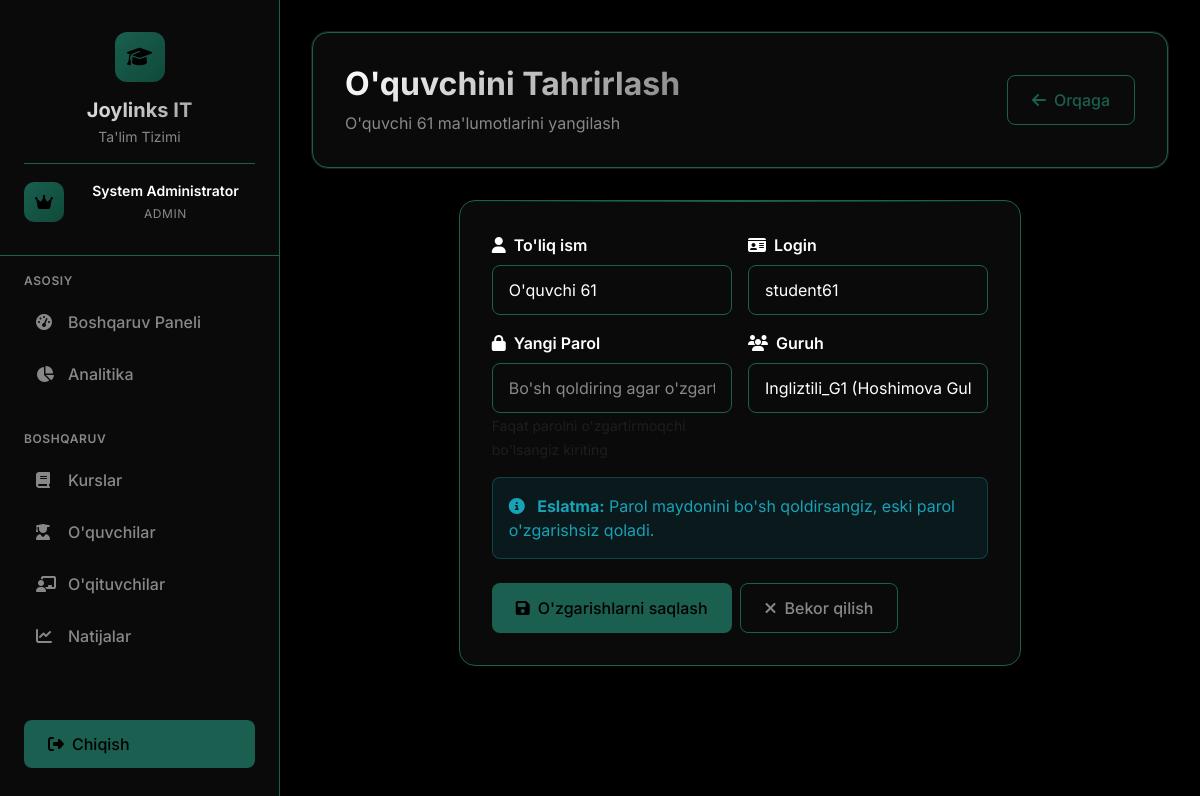
Page /admin/students/edit/61 (signed in) on the earlier database version.
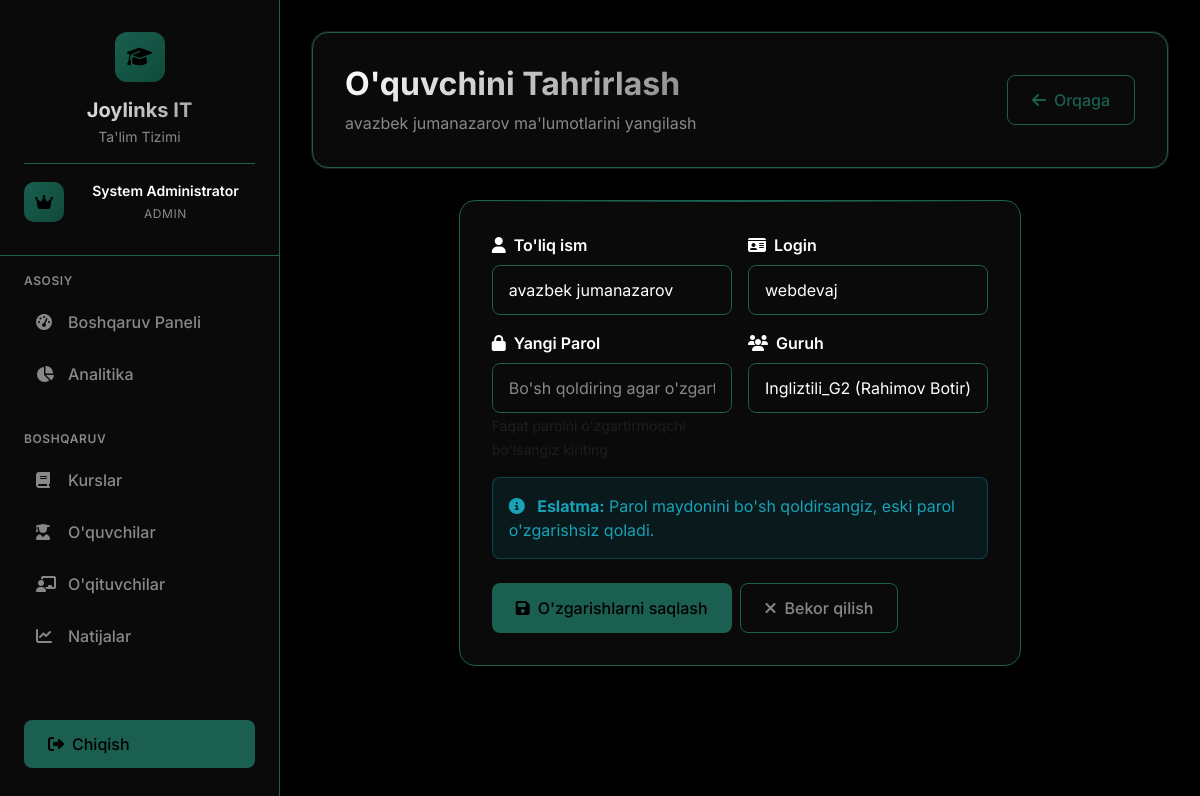
Same page on the later database version.
### app.py (models this page shows)
class User(UserMixin, db.Model):
    id = db.Column(db.Integer, primary_key=True)
    username = db.Column(db.String(80), unique=True, nullable=False)
    password_hash = db.Column(db.String(120), nullable=False)
    role = db.Column(db.String(20), nullable=False)  # admin, teacher, student
    full_name = db.Column(db.String(100), nullable=False)
    teacher_profile = db.relationship('Teacher', backref='user', uselist=False)
    student_profile = db.relationship('Student', backref='user', uselist=False)

class Student(db.Model):
    id = db.Column(db.Integer, primary_key=True)
    user_id = db.Column(db.Integer, db.ForeignKey('user.id'), nullable=False)
    group_id = db.Column(db.Integer, db.ForeignKey('group.id'), nullable=False)
    results = db.relationship('TestResult', backref='student', lazy=True)

class Group(db.Model):
    id = db.Column(db.Integer, primary_key=True)
    name = db.Column(db.String(50), nullable=False)
    teacher_id = db.Column(db.Integer, db.ForeignKey('teacher.id'), nullable=False)
    students = db.relationship('Student', backref='group', lazy=True)
    tests = db.relationship('Test', backref='group', lazy=True)

### app.py (the view, shortened to what this page needs)
@app.route('/admin/students/edit/<int:student_id>', methods=['GET', 'POST'])
@admin_required
def admin_edit_student(student_id):
    from sqlalchemy.orm import aliased
    student_user = aliased(User, name='student_user')
    teacher_user = aliased(User, name='teacher_user')
    student = db.session.query(Student, student_user, Group, Teacher, teacher_user)\
        .join(student_user, Student.user_id == student_user.id)\
        .join(Group, Student.group_id == Group.id)\
        .join(Teacher, Group.teacher_id == Teacher.id)\
        .join(teacher_user, Teacher.user_id == teacher_user.id)\
        .filter(Student.id == student_id)\
        .first_or_404()
    student_obj, user_obj, group_obj, teacher_obj, teacher_user_obj = student
    groups = db.session.query(Group, Teacher, User).join(Teacher, Group.teacher_id == Teacher.id).join(User, Teacher.user_id == User.id).all()
    return render_template('admin/edit_student_modern.html', student=student_obj, user=user_obj, groups=groups)

### app.py (called while the page is built)
@login_manager.user_loader
def load_user(user_id):
    return User.query.get(int(user_id))

def admin_required(f):
    @wraps(f)
    def decorated_function(*args, **kwargs):
        if not current_user.is_authenticated or current_user.role != 'admin':
            flash('Kirish taqiqlangan. Admin huquqlari kerak.', 'danger')
            return redirect(url_for('login'))
        return f(*args, **kwargs)
    return decorated_function

### templates/admin/edit_student_modern.html (shortened to what this page needs)
{% extends "base_modern.html" %}
{% block content %}
<div class="page-header">
    <div class="d-flex justify-content-between align-items-center">
        <div>
            <h1 class="page-title">O'quvchini Tahrirlash</h1>
            <p class="page-subtitle">{{ user.full_name }} ma'lumotlarini yangilash</p>
        </div>
        <div class="d-flex gap-2">
            <a href="{{ url_for('admin_students') }}" class="btn btn-outline-light">
                <i class="fas fa-arrow-left me-2"></i>Orqaga
            </a>
        </div>
    </div>
</div>
<div class="row justify-content-center">
    <div class="col-lg-8">
        <div class="content-card">
            <form method="POST">
                <div class="row g-3">
                    <div class="col-md-6">
                        <label class="form-label">
                            <i class="fas fa-user me-2"></i>To'liq ism
                        </label>
                        <input type="text" class="form-control" name="full_name" required value="{{ user.full_name }}"
                            placeholder="Masalan: Aliyev Vali">
                    </div>
                    <div class="col-md-6">
                        <label class="form-label">
                            <i class="fas fa-id-card me-2"></i>Login
                        </label>
                        <input type="text" class="form-control" name="username" required value="{{ user.username }}"
                            placeholder="Masalan: vali_aliyev">
                    </div>
                    <div class="col-md-6">
                        <label class="form-label">
                            <i class="fas fa-lock me-2"></i>Yangi Parol
                        </label>
                        <input type="password" class="form-control" name="password"
                            placeholder="Bo'sh qoldiring agar o'zgartirmoqchi bo'lmasangiz">
                        <small class="text-muted">Faqat parolni o'zgartirmoqchi bo'lsangiz kiriting</small>
                    </div>
                    <div class="col-md-6">
                        <label class="form-label">
                            <i class="fas fa-users me-2"></i>Guruh
                        </label>
                        <select class="form-control" name="group_id" required>
                            {% for group, teacher, teacher_user in groups %}
                            <option value="{{ group.id }}" {% if student.group_id==group.id %}selected{% endif %}>
                                {{ group.name }} ({{ teacher_user.full_name }})
                            </option>
                            {% endfor %}
                        </select>
                    </div>
                </div>
                <div class="alert alert-info mt-3">
                    <i class="fas fa-info-circle me-2"></i>
                    <strong>Eslatma:</strong> Parol maydonini bo'sh qoldirsangiz, eski parol o'zgarishsiz qoladi.
                </div>
                <div class="d-flex gap-2 mt-4">
                    <button type="submit" class="btn-primary-custom">
                        <i class="fas fa-save me-2"></i>O'zgarishlarni saqlash
                    </button>
                    <a href="{{ url_for('admin_students') }}" class="btn btn-outline-secondary">
                        <i class="fas fa-times me-2"></i>Bekor qilish
                    </a>
                </div>
            </form>
        </div>
    </div>
</div>
{% endblock %}

Differences in the rows shown:
changed User: full_name "O'quvchi 61" → "avazbek jumanazarov"; username "student61" → "webdevaj"
changed Student: group_id "Ingliztili_G1 (Hoshimova Gulnora)" → "Ingliztili_G2 (Rahimov Botir)"
